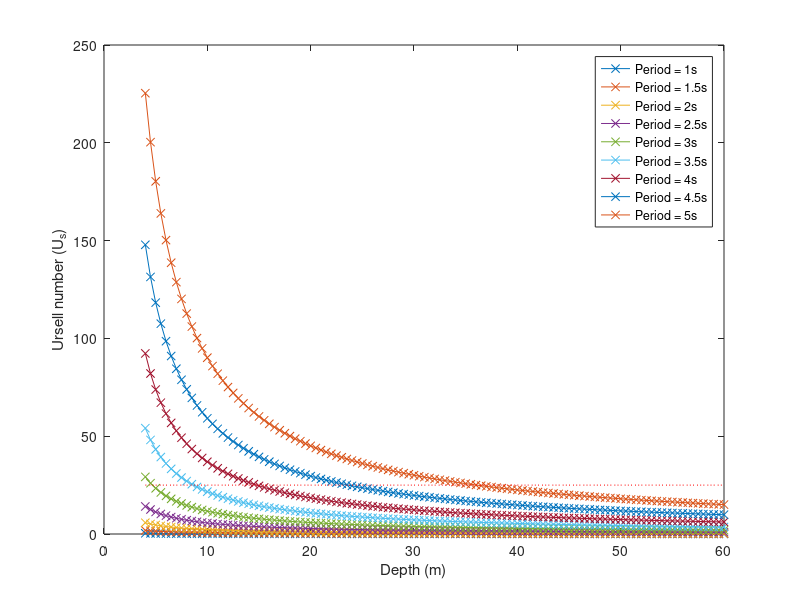
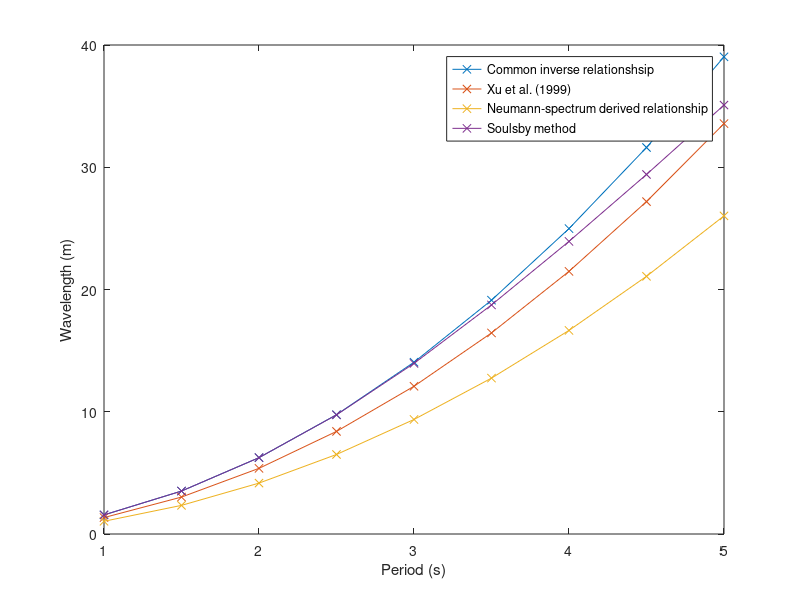

Write MATLAB code to recreate these figures, in order.
clear
close all

% constants
inc=0.5;
H=0.8;
g=9.81;

% variables
T=1:inc:5;
D=[4:inc:60];
% D=[4,6,8,16,21,29,31];

for j=1:length(T);
    % 3 equations from Xu, D. et al. (1999)
    % Xu, D. et al (1999)
    lambda(j,2)=0.86*(g/(2*pi))*(T(j)^2);
    % common inverse method
    lambda(j,1)=(g/(2*pi))*(T(j)^2);
    % Neumann-spectrum derived relationship
    lambda(j,3)=(2/3)*(g/(2*pi))*(T(j)^2);
    % Ursell number from mike documentation, I think
    for i=1:length(D);
        Us(i,j)=(H*(lambda(j,2)^2))/D(i);
    end

    % from Soulsby (pages 70-72) - with fine increments of T, same as
    % common inverse method; coarsen the T interval, and they differ...
    omega(j)=(2*pi)/T(j);
    xi(j)=(omega(j)^2*D(j))/g;
    if xi(j)<=1
        nu(j)=xi(j)^0.5*(1+(0.2*xi(j)));
    else
        nu(j)=xi(j)*(1+(0.2*exp(2-(2*xi(j)))));
    end
    k(j)=nu(j)/D(j);
    lambda(j,4)=(2*pi)/k(j);

end

threshold=ones(size(D))*25;

figure(1)
scrsz=get(0,'ScreenSize');
set(gcf,'Position',[scrsz(3)/4 scrsz(4)/4 scrsz(3)/2 scrsz(4)/2])
plot(D,Us,'-x')
hold on
plot(D,threshold,'r:')
xlabel('Depth (m)')
ylabel('Ursell number (U_{s})')

items_period=cell(size(T));
for i=1:length(T)
    items_period{i}=['Period = ',num2str(T(i)),'s'];
end
% items={['Period = ',num2str(T)]};
% legend('Period 2s','Period 3s','Period 4s','Period 5s','Period 6s','Period 7s','Period 8s')
legend(items_period)

figure(2)
scrsz=get(0,'ScreenSize');
set(gcf,'Position',[scrsz(3)/4 scrsz(4)/4 scrsz(3)/2 scrsz(4)/2])
plot(T,lambda,'-x');
xlabel('Period (s)')
ylabel('Wavelength (m)')
legend('Common inverse relationshsip','Xu et al. (1999)','Neumann-spectrum derived relationship','Soulsby method')